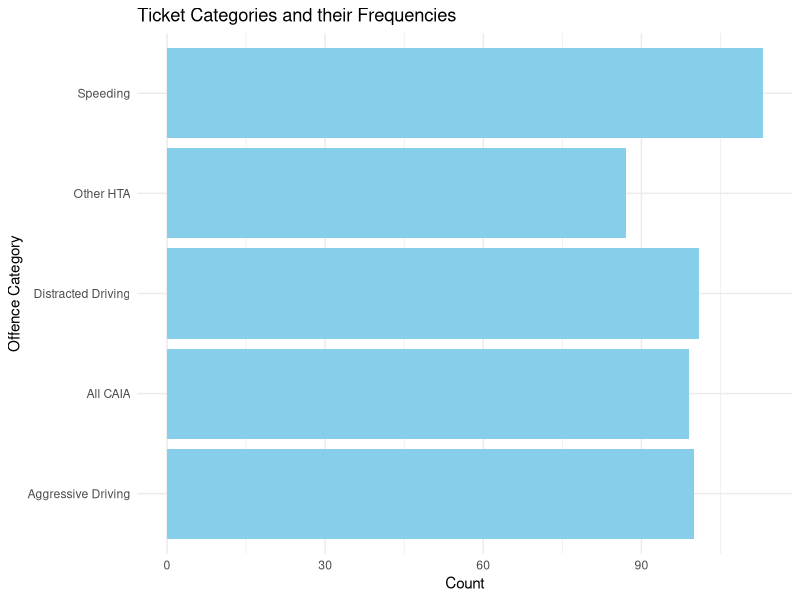
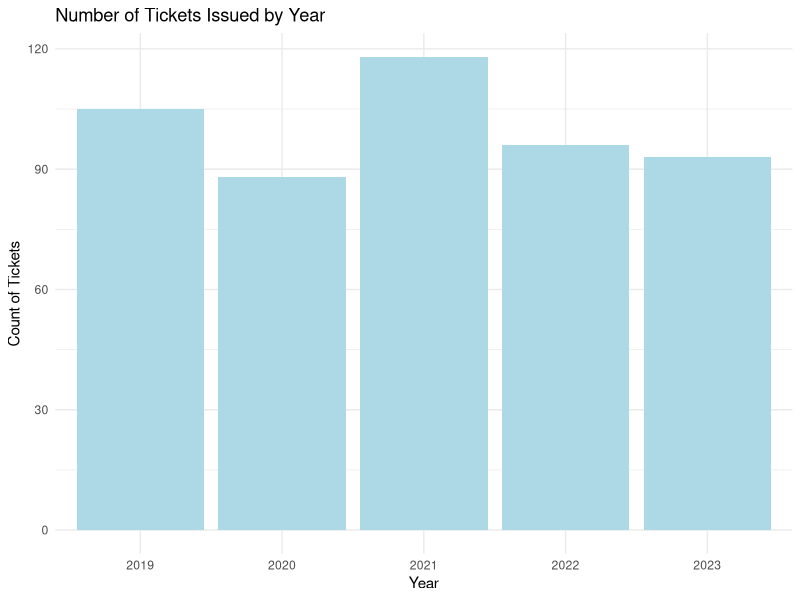
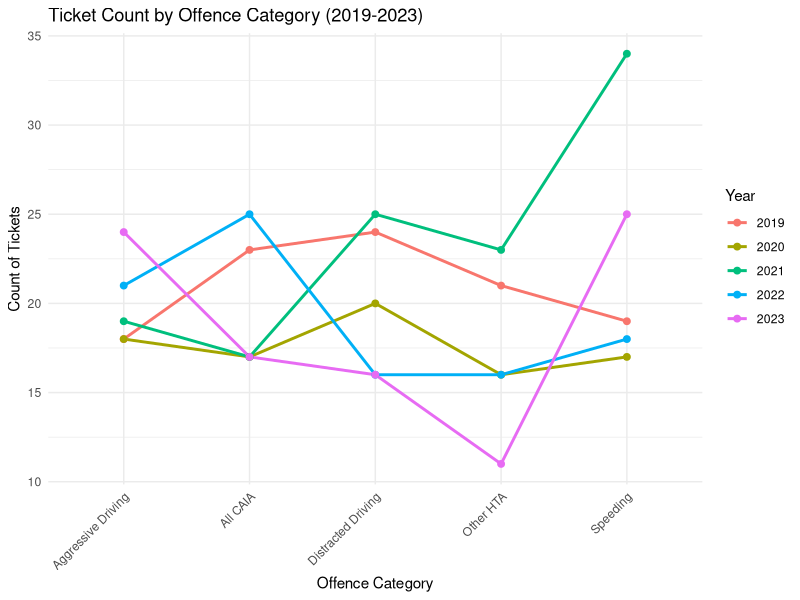

The R source for these figures, in order:
#### Preamble ####
# Purpose: Simulates the issuance of tickets in Toronto, from 2019 to 2023.
# Author: Cristina Su Lam
# Date: 21 September 2024
# Contact: cristina.sulam@utoronto.ca 
# License: MIT
# Pre-requisites: None
# Any other information needed? None


#### Workspace setup ####
library(tidyverse)
library(ggplot2)


#### Simulate data ####
set.seed(23)

num_obs <- 500

simulated_data <- 
  tibble(
    year = sample(2019:2023, num_obs, replace = TRUE),
    ticket_type = sample(c("Prov Offence Notice - Part I (Pot)", 
                           "Prov Offence Summons Part III Form 104"), 
                         num_obs, replace = TRUE),
    offence_category = sample(c("Distracted Driving", "Other HTA", "All CAIA", 
                                "Aggressive Driving", "Speeding"), 
                              num_obs, replace = TRUE),
    age_group = sample(c("Adult", "Young", "Unknown"), num_obs, replace = TRUE),
    division = sample(c("NSA", "D42", "D22", "D11", "D41", "D53", "D31", "D43", 
                        "D23", "D52", "D32", "D12", 
                        "D55", "D51", "D33", "D14", "D13"), num_obs, 
                      replace = TRUE),
    delay = sample(0:47, num_obs, replace = TRUE)
  )


# Plot 1: Ticket Categories and their Frequencies
ggplot(simulated_data, aes(y = offence_category)) +
  geom_bar(fill = "skyblue") +
  labs(title = "Ticket Categories and their Frequencies", 
       x = "Count", 
       y = "Offence Category") +
  theme_minimal()

# Plot 2: Bar Graph of Tickets Issued by Year
ggplot(simulated_data, aes(x = as.factor(year))) +
  geom_bar(fill = "lightblue") +
  labs(title = "Number of Tickets Issued by Year", 
       x = "Year", 
       y = "Count of Tickets") +
  theme_minimal()

# Plot 3: Line Graph of Ticket Count by Offence Category (2019-2023)

# Prepare data for plotting by grouping and counting
plot_data <- simulated_data %>%
  group_by(year, offence_category) %>%
  summarise(ticket_count = n()) %>%
  ungroup()

# Line graph: Offence Category vs Ticket Count
ggplot(plot_data, aes(x = offence_category, y = ticket_count, 
                      group = year, color = as.factor(year))) +
  geom_line(size = 1) +
  geom_point(size = 2) +
  labs(title = "Ticket Count by Offence Category (2019-2023)", 
       x = "Offence Category", 
       y = "Count of Tickets", 
       color = "Year") +
  theme_minimal() +
  theme(axis.text.x = element_text(angle = 45, hjust = 1))

